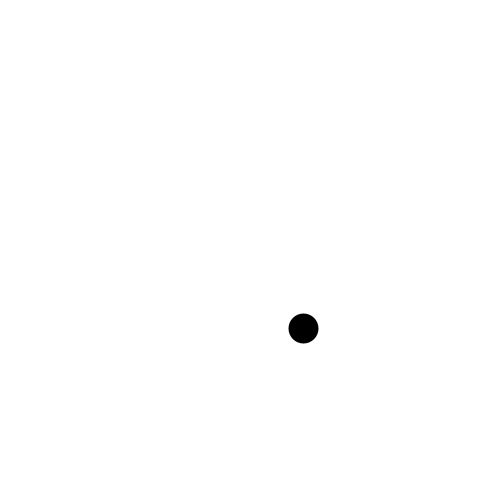
Frame 1 (no input)
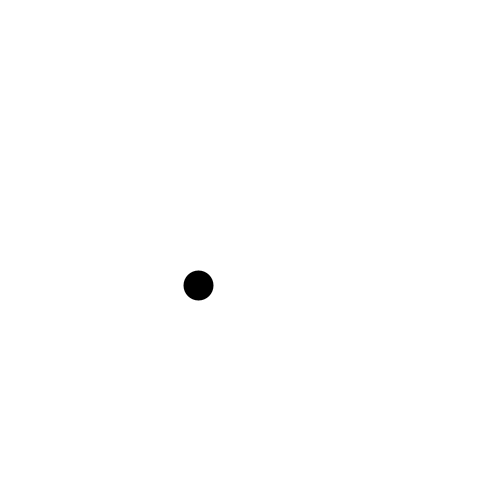
Frame 60 (the mouse pressed at the canvas centre just before this capture)
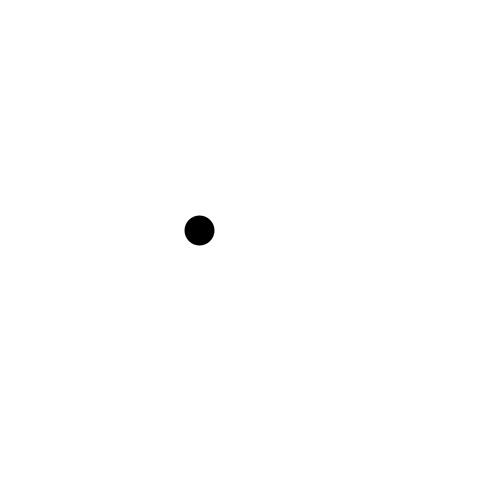
Frame 120 (the mouse held since frame 60 and released just before this capture)

The Processing sketch that drew these frames (run headless with seeded random() and noise(); from frame 60 on, the mouse is pressed at the canvas centre):

// Processing sketch: e09_noise_v00
// ── e09_noise_v00.pde
void setup() {
  size(500, 500);
  background(255);
  strokeWeight(30);
  stroke(0);
}

float t = 0;

void draw() {
  background(255);
  point(noise(t)*500, noise(t+10000)*500);
  t = t + 0.01;
}
